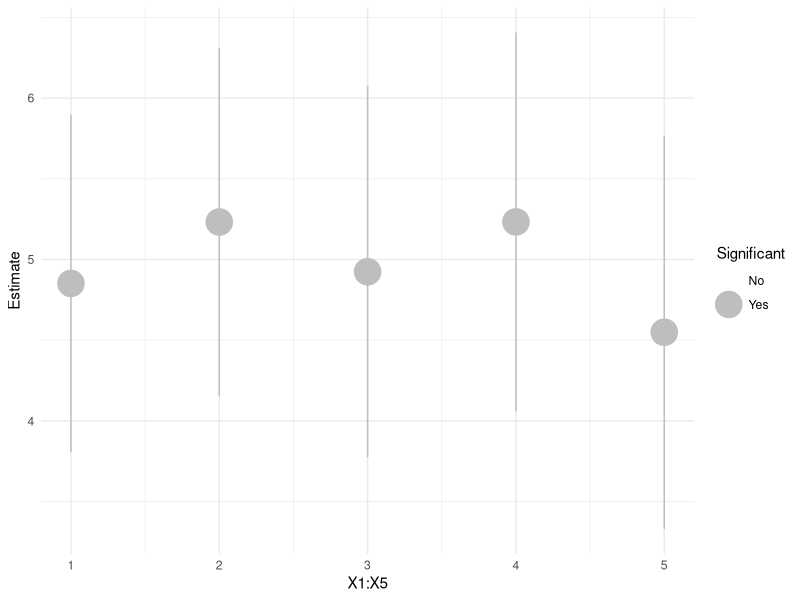
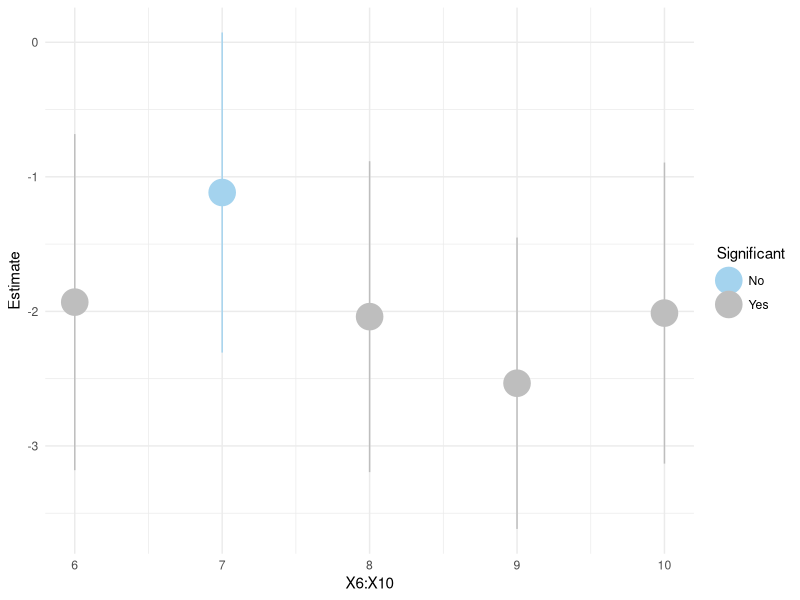
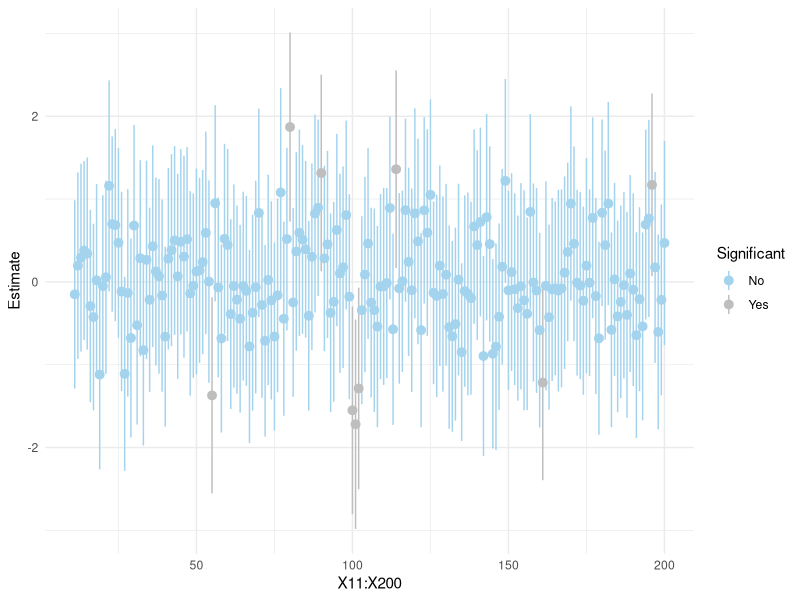
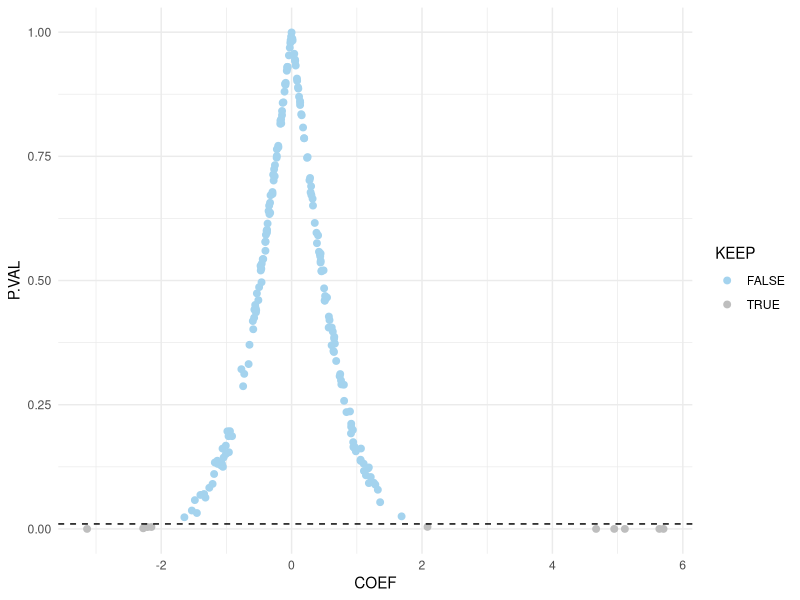
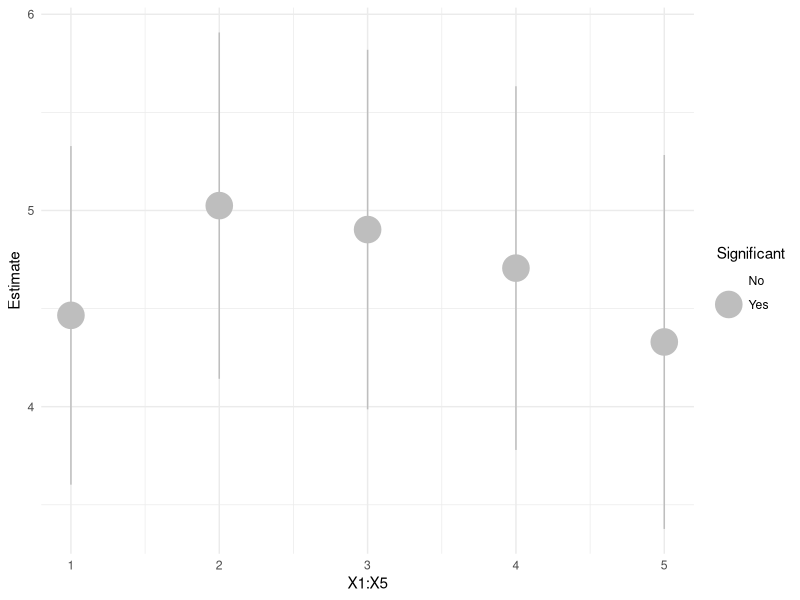
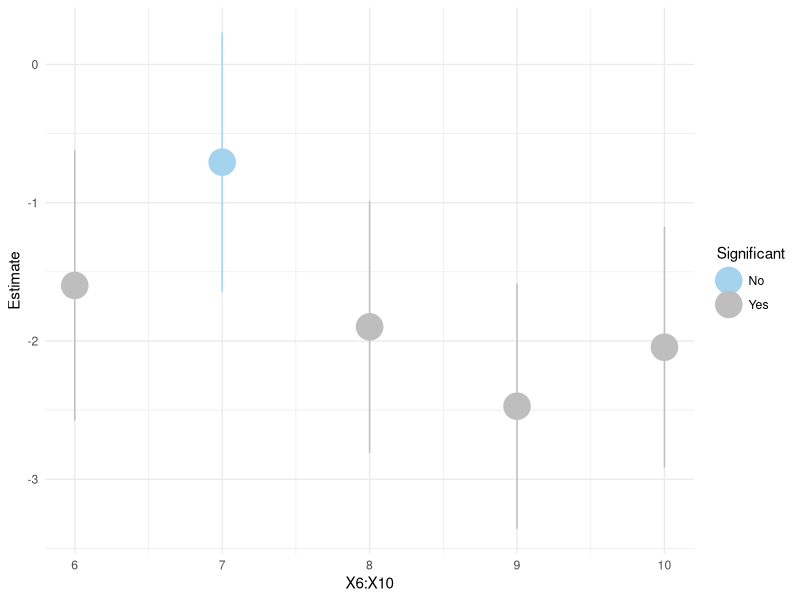
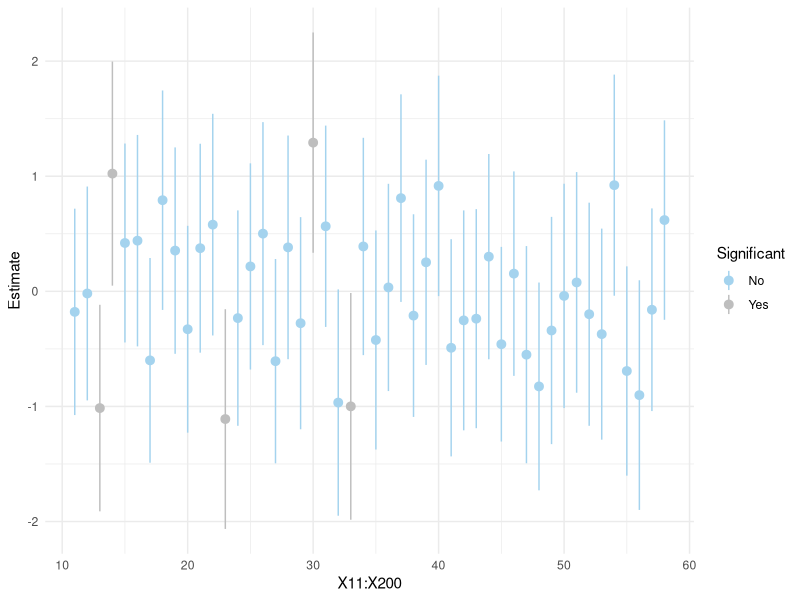
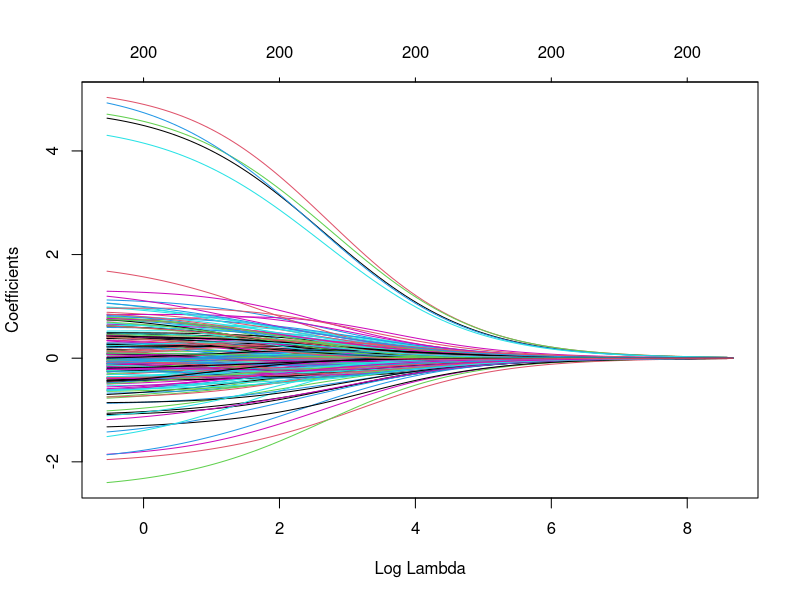

Source code (R) for these figures, in order:
options(scipen=999)
library(tidyverse)
library(modelr)
library(purrr)
library(broom)

#1.1
set.seed(216)
X=matrix(rnorm(100000),500,200)
beta=c(rep(5,5),rep(-2,5),rep(0,190))
set.seed(480)
epsilon=rnorm(500,0,10)
y=X%*%beta+epsilon

SIM.DATA=data.frame(y=y,X=X)

#1.2
lm.model=lm(y~.,data=SIM.DATA)
glance(lm.model)
param.est=lm.model$coefficients
param.conf=confint(lm.model)
param.lm=data.frame(cbind(param.est,param.conf))[-1,] #Remove Intercept
names(param.lm)=c("Estimate","Lower","Upper")
param.lm = param.lm %>%
  mutate(Significant=factor(ifelse(0>Lower & 0<Upper,"No","Yes")))

ggplot(param.lm[1:5,]) +
  geom_pointrange(aes(x=1:5,y=Estimate,ymin=Lower,ymax=Upper,color=Significant),size=2)+
  theme_minimal()+
  scale_color_manual(drop=F,values=c("lightskyblue2","gray"))+
  xlab("X1:X5")
ggplot(param.lm[6:10,]) +
  geom_pointrange(aes(x=6:10,y=Estimate,ymin=Lower,ymax=Upper,color=Significant),size=2)+
  theme_minimal()+
  scale_color_manual(values=c("lightskyblue2","gray"))+
  xlab("X6:X10")
ggplot(param.lm[11:200,]) +
  geom_pointrange(aes(x=11:200,y=Estimate,ymin=Lower,ymax=Upper,color=Significant))+
  theme_minimal()+
  scale_color_manual(values=c("lightskyblue2","gray"))+
  xlab("X11:X200")

#1.3
COEF=rep(NA,200)
P.VAL=rep(NA,200)
for(j in 1:200){
  individual.mod=lm(y~.,data=SIM.DATA[,c(1,j+1)])
  COEF[j]=coef(individual.mod)[2]
  P.VAL[j]=summary(individual.mod)$coefficients[2,4]
}

KEEP=P.VAL<0.01
ACTUAL=c(rep("NonZero",10),rep("Zero",190))

tibble(COEF,P.VAL,KEEP) %>% 
  ggplot() +
  geom_point(aes(x=COEF,y=P.VAL,color=KEEP),size=2) +
  geom_hline(yintercept=0.01,linetype="dashed")+
  scale_color_manual(values=c("lightskyblue2","gray"))+
  theme_minimal()


tibble(ACTUAL=ACTUAL,KEEP=KEEP) %>% 
  table() %>% prop.table()

#1.4
Cutoff=0.2

COEF=rep(NA,200)
P.VAL=rep(NA,200)
for(j in 1:200){
  individual.mod=lm(y~.,data=SIM.DATA[,c(1,j+1)])
  COEF[j]=coef(individual.mod)[2]
  P.VAL[j]=summary(individual.mod)$coefficients[2,4]
}

KEEP=P.VAL<Cutoff
ACTUAL=c(rep("NonZero",10),rep("Zero",190))

tibble(ACTUAL=ACTUAL,KEEP=KEEP) %>% 
  table() %>% prop.table()

lm.model=lm(y~.,data=SIM.DATA[,c(1,which(KEEP)+1)])
param.est=lm.model$coefficients
param.conf=confint(lm.model)
param.lm=data.frame(cbind(param.est,param.conf))[-1,] #Remove Intercept
names(param.lm)=c("Estimate","Lower","Upper")
param.lm = param.lm %>%
  mutate(Significant=factor(ifelse(0>Lower & 0<Upper,"No","Yes")))

ggplot(param.lm[1:5,]) +
  geom_pointrange(aes(x=1:5,y=Estimate,ymin=Lower,ymax=Upper,color=Significant),size=2)+
  theme_minimal()+
  scale_color_manual(drop=F,values=c("lightskyblue2","gray"))+
  xlab("X1:X5")
ggplot(param.lm[6:10,]) +
  geom_pointrange(aes(x=6:10,y=Estimate,ymin=Lower,ymax=Upper,color=Significant),size=2)+
  theme_minimal()+
  scale_color_manual(values=c("lightskyblue2","gray"))+
  xlab("X6:X10")
ggplot(param.lm[11:(dim(param.lm)[1]),]) +
  geom_pointrange(aes(x=11:(dim(param.lm)[1]),y=Estimate,ymin=Lower,ymax=Upper,color=Significant))+
  theme_minimal()+
  scale_color_manual(values=c("lightskyblue2","gray"))+
  xlab("X11:X200")

#2.1
library(glmnet)
ridge.mod=glmnet(x=as.matrix(SIM.DATA[,-1]),
                 y=as.vector(SIM.DATA[,1]),
                 alpha=0)
plot(ridge.mod,xvar="lambda")

#2.2
lasso.mod=glmnet(x=as.matrix(SIM.DATA[,-1]),
                 y=as.vector(SIM.DATA[,1]),
                 alpha=1)
plot(lasso.mod,xvar="lambda")

#2.3
enet.mod=glmnet(x=as.matrix(SIM.DATA[,-1]),
                y=as.vector(SIM.DATA[,1]),
                alpha=1/2)
plot(enet.mod,xvar="lambda")
